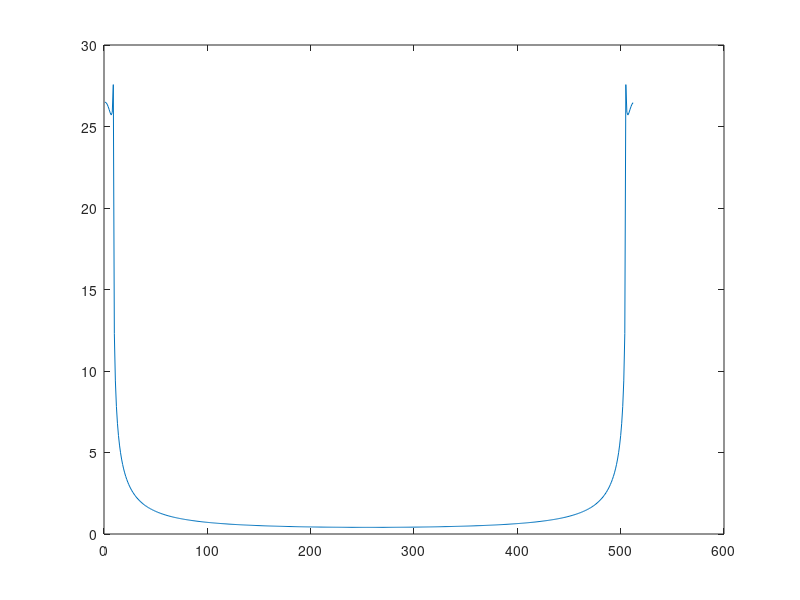

Source code (MATLAB):
%c_q = c_i * lsb; %quantized coefficients

fc = pi/8;
f = 10*fc;
b = 16;
lsb = -(-1) / (2^(b - 1)); 
theta = [0 : 0.01 : 4*pi];
x = sin(2*pi*theta);

x_i = round(x / lsb);   %input for the testbench

x_test = x_i';

%o = conv(c_i, x_i);     %output expected
% out = FIR_filter(x_i,c_i);

% b_o = ceil(log2(2^(b - 1) * sum(abs(c_i))))+1; %output bits needed

% a = dec2twos(o,16)


F = 1;
fc = 100;
x = [-5:1/fc:5];
y = sinc(pi*F*x);
plot(y);

yy = fft(y,512);
m = abs(yy)
plot(m)